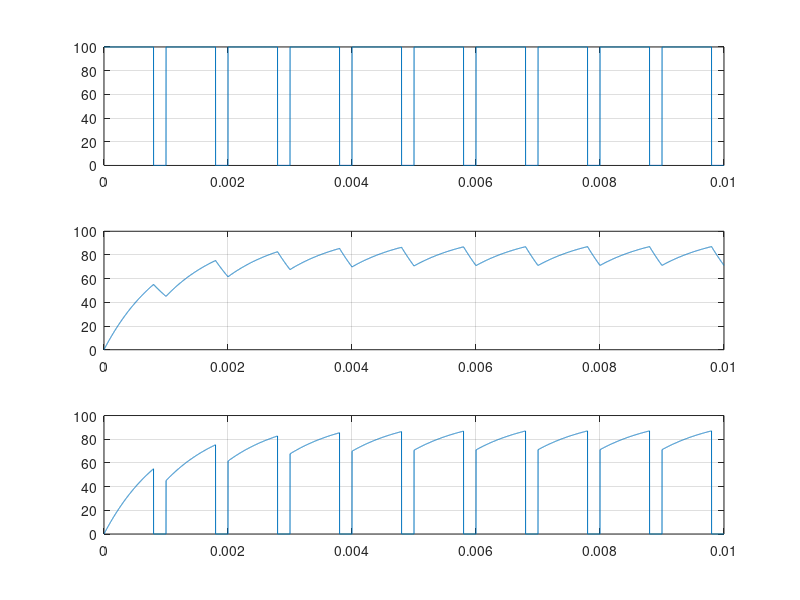

Recreate this plot in MATLAB.
%% Pulzni menic - Eulerova metoda reseni
% KEV/VEL2
% T. Glasberger, 
% 7. 10. 2021

%% Parametry obvodu
U0 = 100;
R = 1;
L=1e-3;

%% Parametry rizeni
z=0.8; % pomerne sepnuti
fpwm=1000; % spinaci frekvence (Hz)
tpwm=1/fpwm; % spinaci perioda

%% Parametry simulace (cas)
tmax=0.01; % konec simulace (s)
dt=1e-6; % krok simulace, krok vypoctu
t=0; % aktualni cas simulace
tper=0; %aktualni cas v ramci periody spinani

%% Pocatecni podminky
di=0; % derivace proudu (A)
i=0; % proud zatez (A)
uz=0; % napeti na zatezi (V)
iv=0;
%% Ulozeni vysledku
vysl=zeros(round(tmax/dt),4);
ix=0; % index, pomocna promenna pro ukladani vysledku

%% Hlavni casova smycka simulace
while t<tmax
    if(tper<=z*tpwm) % z*tpwm=T1
        V=1;
        V0=0;
    end
    if (tper>z*tpwm && tper<=tpwm)
        V=0;
        V0=1;
    end
    if(tper>tpwm)
        tper=0;
    end
    
    if V==1
        uz=U0;
        iv=i;
    end
    if V0==1
        uz=0;
        iv=0;
    end
    %% vypocet derivace a proudu dle Eulera
    di=1/L*(uz-R*i)*dt;
    i=i+di;
    
    %% Ukladani do pole vysledku
    ix=ix+1;
    vysl(ix,:)=[t,uz, i, iv];
    
    %% Zmena casu simulace
    tper=tper+dt;
    t=t+dt;
end

subplot(3,1,2);plot(vysl(:,1),vysl(:,3)); grid on;
subplot(3,1,1);plot(vysl(:,1),vysl(:,2)); grid on;
subplot(3,1,3);plot(vysl(:,1),vysl(:,4)); grid on;